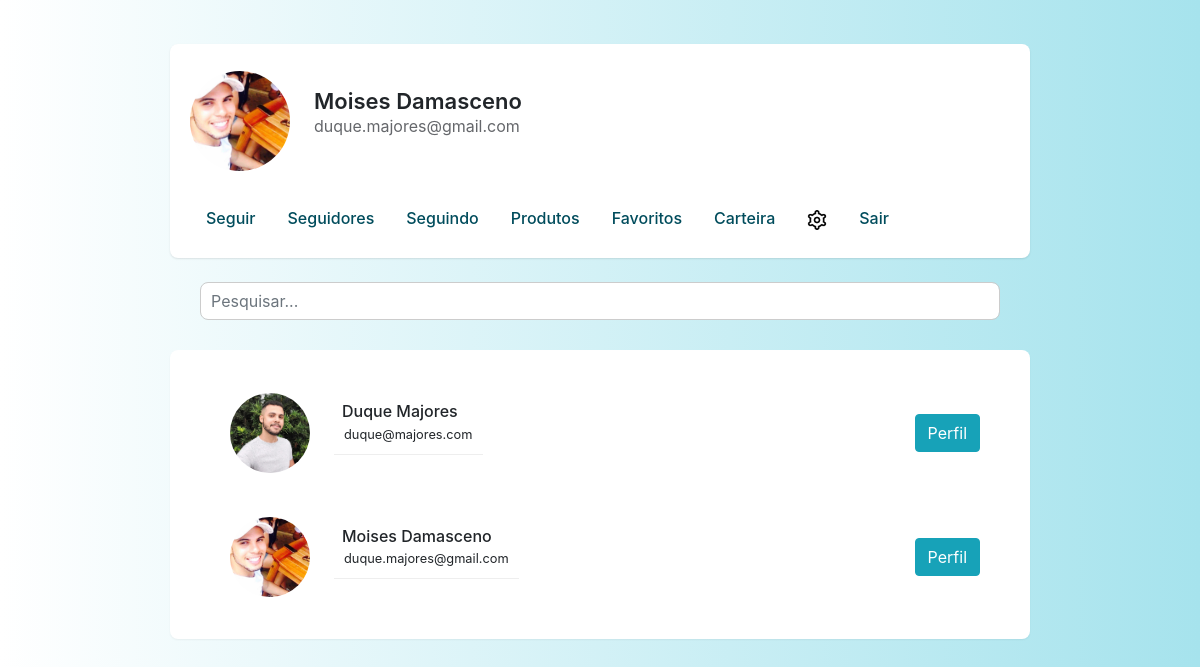
The page /home/1/ (signed in) on the database as committed earlier.
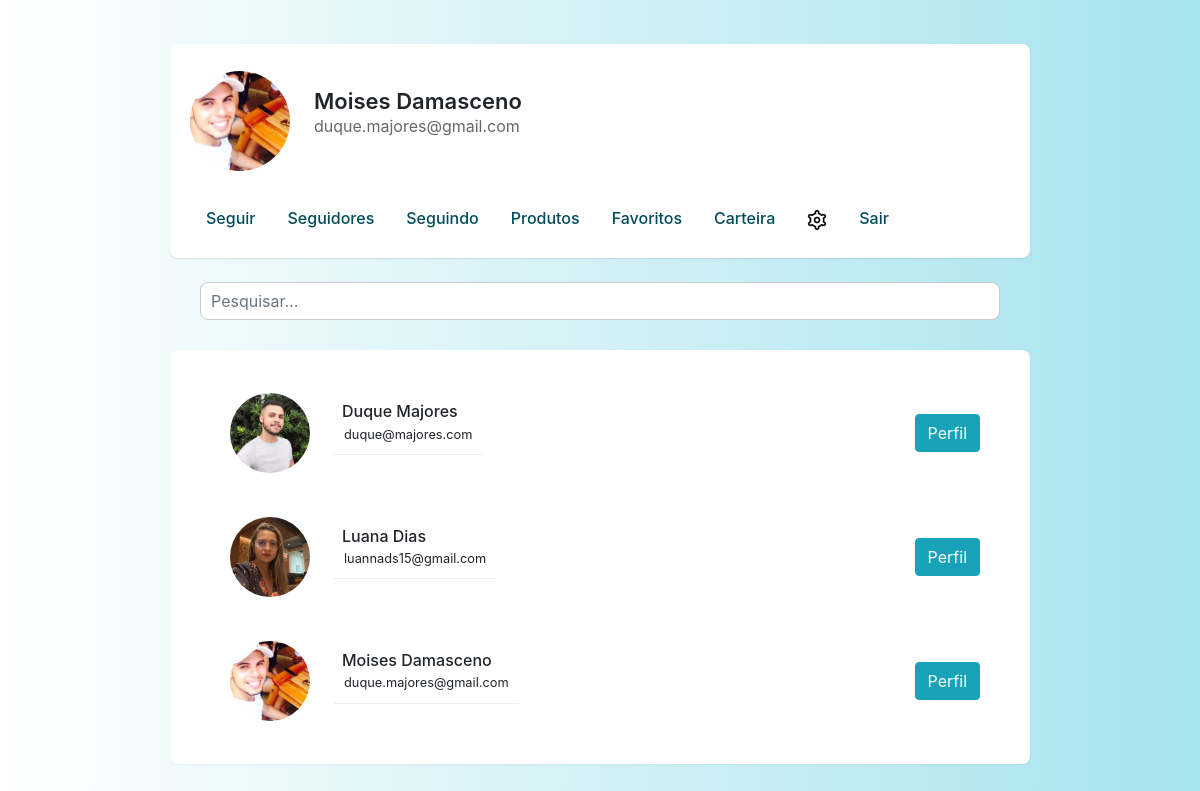
The same page on the database as committed later.
### app/models.py (models this page shows)
class User(db.Model, UserMixin):
    id = db.Column(db.Integer, primary_key=True)
    imagem = db.Column(db.String, nullable=True, default='default.png')
    nome = db.Column(db.String(100), nullable=False)
    sobreNome = db.Column(db.String(100), nullable=False)
    email = db.Column(db.String(120), nullable=False, unique=True)
    senha = db.Column(db.String(255), nullable=False)

### app/views.py (the view)
@app.route('/home/<int:id>/', endpoint='home')
@login_required
def home(id):
    obj = User.query.get_or_404(id)
    pesquisa = request.args.get('pesquisa', '')
    if pesquisa:
        dados = User.query.filter(User.nome.ilike(f'%{pesquisa}%')).order_by(User.nome)
    else:
        dados = User.query.order_by(User.nome)
    pessoas = User.query.all()
    quantidade = len(pessoas)
    context = {'dados': dados.all()}
    return render_template('home.html', obj=obj, context=context, pessoas=pessoas, quantidade=quantidade, user_id=id)

### app/__init__.py (called while the page is built)
@login_manager.user_loader
def load_user(user_id):
    return User.query.get(int(user_id))

### app/templates/home.html
{% extends 'base.html' %}
{% block styles %}
    <link rel="stylesheet" href="{{ url_for('static', filename='css/index.css') }}">
    <link rel="stylesheet" href="{{ url_for('static', filename='css/home.css') }}">
{% endblock %}
{% block content %}
    <div id="corpo_home">
        <header id="header_home" class="mt-4">
            <div id="cabecalho" class="">
                <div>
                    <img class="rounded rounded-circle" src="{{ url_for('static', filename='imagens/' + obj.imagem) }}" alt="Foto Perfil">
                </div>
                <div class="m-4">
                    <h2>{{ obj.nome }} {{ obj.sobreNome }}</h2>
                    <p>{{ obj.email }}</p>
                </div>
            </div>
            <nav class="">
                <div>
                    <a href="" class="">Seguir</a>
                    <a href="" class="">Seguidores</a>
                    <a href="" class="">Seguindo</a>
                    <a href="" class="">Produtos</a>
                    <a href="" class="">Favoritos</a>
                    {% if obj.id == current_user.id %}
                        <a href="" class="">Carteira</a>
                        <a href="" class=""><img src="{{url_for('static', filename='img/config.png')}}" alt="config"></a>
                        <a href="{{ url_for('logout') }}" class="">Sair</a>
                    {% endif %}
                </div>
            </nav>
        </header>
        <form id="form_pesq_home" method="get" class="row col-12 mt-4">
            <div class="col-12">
                <input type="text" name="pesquisa" id="pesquisa" class="form-control" placeholder="Pesquisar...">
            </div>
        </form>
        <div id="nolt_home" class="container-fluid">
            {% if context['dados']|length == 0 %}
                <p>Nenhum resultado encontrado.</p>
            {% else %}
                {% for linha in context['dados'] %}
                    <div id="perfis_nolt_home" class="">
                        <div id="pnh_conteudo" class="">
                            <div>
                                <img class="rounded rounded-circle" src="{{ url_for('static', filename='imagens/' + linha.imagem) }}" alt="Foto Perfil">
                            </div>
                            <div class="m-4">
                                <h2 class="m-2">{{ linha.nome }} {{ linha.sobreNome }}</h2>
                                <p>{{ linha.email }}</p>
                            </div>
                        </div>
                        <a class="btn btn-info" href="{{ url_for('home', id=linha.id) }}">Perfil</a>
                    </div>
                {% endfor %}
            {% endif %}
        </div>
    </div>
{% endblock %}

### app/templates/base.html (shortened to what this page needs)
<!DOCTYPE html>
<html lang="pt-br">
<head>
    {% block styles %}
    {% endblock %}
    <link rel="stylesheet" href="https://stackpath.bootstrapcdn.com/bootstrap/4.1.3/css/bootstrap.min.css">
</head>
<body id="body">
    <section class="container">
        {% block content %} {% endblock %}
    </section>
</body>
</html>

### app/static/css/index.css (style rules this page uses)
#body { background-image: linear-gradient(to right, #fff, #a6e3ed ); }

### app/static/css/home.css (style rules this page uses)
* { margin: 0; padding: 0; box-sizing: border-box; height: auto; }
body { font-family: "Segoe UI", Tahoma, Geneva, Verdana, sans-serif; background-color: #f0f2f5; color: #1c1e21; }
#corpo_home { max-width: 900px; margin: auto; padding: 20px; height: 100%; }
#header_home { background-color: #fff; border-radius: 8px; padding: 20px; box-shadow: 0 1px 2px rgba(0,0,0,0.1); display: flex; flex-direction: column; gap: 10px; }
#cabecalho { display: flex; align-items: center; }
#header_home img.rounded-circle { width: 100px; object-fit: cover; }
#header_home h2 { margin: 0; font-size: 22px; font-weight: 600; }
#header_home p { color: #65676b; }
#header_home nav div { display: flex; flex-wrap: wrap; margin-top: 10px; }
#header_home nav a { text-decoration: none; font-weight: 500; transition: color 0.2s ease; }
#header_home nav a img { width: 20px; height: 20px; vertical-align: middle; }
#form_pesq_home { margin-top: 20px; display: flex; justify-content: center; align-items: center; margin: 0 auto; gap: 10px; }
#form_pesq_home input[type="text"] { border: 1px solid #ccc; border-radius: 8px; padding: 10px; width: 100%; font-size: 16px; }
#nolt_home { margin: auto; margin-top: 30px; padding: 20px; background-color: #fff; border-radius: 8px; box-shadow: 0 1px 2px rgba(0,0,0,0.05); max-height: 500px; overflow-y: auto; display: flex; justify-content: start; align-items: stretch; flex-direction: column; }
#nolt_home p { padding: 10px; border-bottom: 1px solid #eee; font-size: 15px; }
#nolt_home img { width: 80px; }
#nolt_home h2 { text-align: start; font-size: 1rem; }
#nolt_home p { text-align: start; font-size: 0.8rem; }
#nolt_home h2 + p { margin-top: -15px; }
#corpo_home nav a { display: inline-block; padding: 8px 16px; border-radius: 8px; font-weight: 500; color: #004c5c; background-color: transparent; transition: all 0.25s ease-in-out; text-decoration: none; position: relative; }
#perfis_nolt_home { display: flex; justify-content: space-between; align-items: center; gap: -20px; margin-right: 30px; width: auto; margin-left: 40px; }
#pnh_conteudo { display: flex; align-items: center; justify-content: center; }

Rows that differ between the two databases and show on the page:
added User: imagem (picture), nome "Luana", sobreNome "Dias", email "luannads15@gmail.com"
